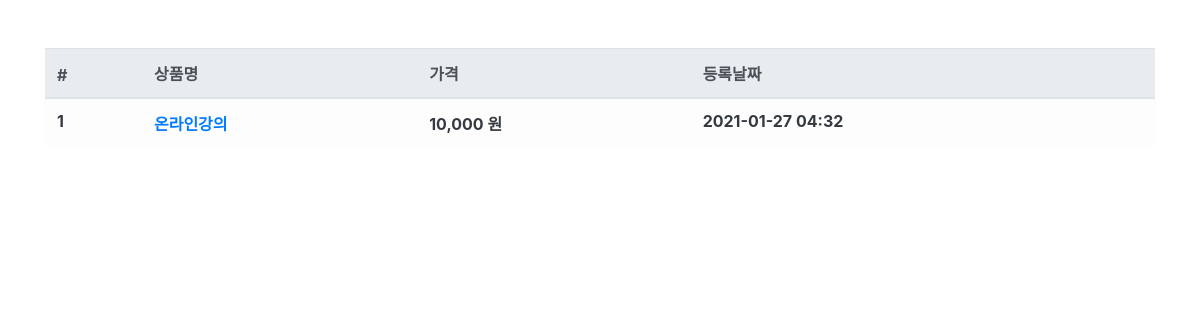
Page /product/ on the earlier database version.
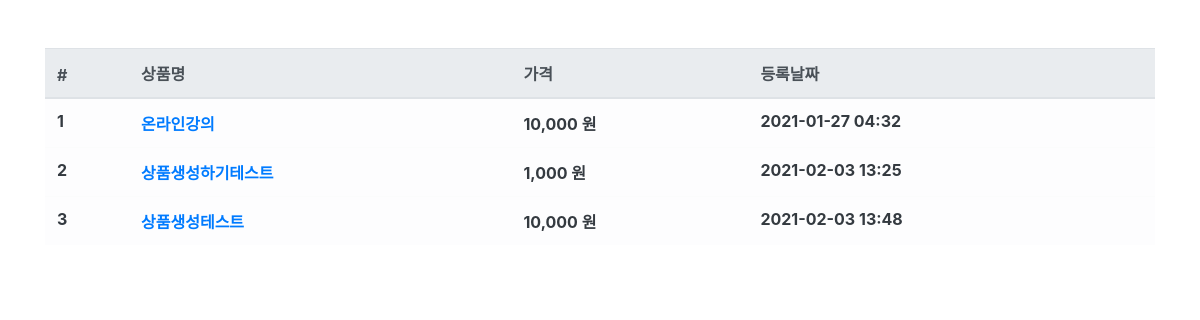
Same page on the later database version.
### product/models.py (models this page shows, shortened)
class Product(models.Model):
    name = models.CharField(max_length=256, verbose_name='상품명')
    price = models.IntegerField(verbose_name='상품가격')
    description = models.TextField(verbose_name='상품설명')
    stock = models.IntegerField(verbose_name='재고')
    register_date = models.DateTimeField(auto_now_add=True, verbose_name='등록날짜')
    class Meta:
        db_table = 'fastcampus_product'
        verbose_name = '상품'
        verbose_name_plural = '상품'

### product/views.py (the view)
# urls.py: path('product/', ProductList.as_view()),
class ProductList(ListView):
    model = Product
    template_name = 'product.html'
    context_object_name = 'product_list'

### product/templates/product.html
{% extends "base.html" %}
{% load humanize %}
{% block contents %}
<div class="row mt-5">
    <div class="col-12">
        <table class="table table-light">
            <thead class="thead-light">
                <tr>
                    <th scope="col">#</th>
                    <th scope="col">상품명</th>
                    <th scope="col">가격</th>
                    <th scope="col">등록날짜</th>
                </tr>
            </thead>
            <tbody class="text-dark">
                {% for product in object_list %}
                <tr>
                    <th scope="row">{{ product.id }}</th>
                    <th><a href="/product/{{ product.id}}">{{ product.name }}</a></th>
                    <th>{{ product.price | intcomma}} 원</th>
                    <th>{{ product.register_date | date:'Y-m-d H:i'}}</th>
                </tr>
                {% endfor %}
            </tbody>
        </table>
    </div>
</div>
{% endblock %}

### fcuser/templates/base.html (shortened to what this page needs)
<html>
    <head>
        <link rel="stylesheet" href="https://stackpath.bootstrapcdn.com/bootstrap/4.3.1/css/bootstrap.min.css">
    </head>
    <body>
        <div class="container">
            {% block contents %}
            {% endblock %}
        </div>
    </body>
</html>

Differences in the rows shown:
added Product: id "2", name "상품생성하기테스트", price "1,000", register_date "2021-02-03 13:25"
added Product: id "3", name "상품생성테스트", price "10,000", register_date "2021-02-03 13:48"
